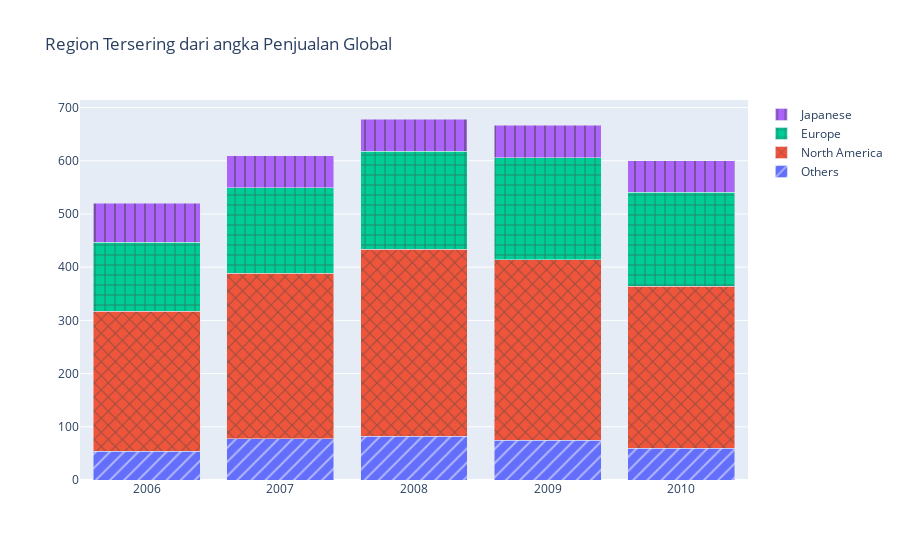

Write notebook code for a chart like this one.
### Code cell
df = df_yearsales_region

fig = go.Figure(go.Bar(x=df["Year"], y=df["Other_Sales"], name="Others"))

fig.add_trace(go.Bar(x=df["Year"], y=df["NA_Sales"], name="North America")),
fig.add_trace(go.Bar(x=df["Year"], y=df["EU_Sales"], name="Europe")),
fig.add_trace(go.Bar(x=df["Year"], y=df["JP_Sales"], name="Japanese")),


layout=dict(
    barcornerradius=15,
),

fig.update_traces(selector=dict(name="Others"), marker_pattern_shape="/",)
fig.update_traces(selector=dict(name="North America"), marker_pattern_shape="x",)
fig.update_traces(selector=dict(name="Europe"), marker_pattern_shape="+",)
fig.update_traces(selector=dict(name="Japanese"), marker_pattern_shape="|",)

fig.update_layout(
    title="Region Tersering dari angka Penjualan Global", 
    xaxis_title="", 
    yaxis_title=""
)

fig.update_layout(barmode='stack', xaxis={'categoryorder':'array', 'categoryarray':df["Year"]})
fig.show()

### Figure 1 — Plotly figure (JSON) as saved in the notebook; plotly's stock layout.template omitted (floating-point values rounded to 4 significant figures)
{"data": [{"marker": {"pattern": {"shape": "/"}}, "name": "Others", "type": "bar", "x": [2008, 2009, 2007, 2010, 2006], "y": [82.39, 74.77, 77.58, 59.9, 54.43]}, {"marker": {"pattern": {"shape": "x"}}, "name": "North America", "type": "bar", "x": [2008, 2009, 2007, 2010, 2006], "y": [351.4, 338.9, 311.2, 304.2, 263.1]}, {"marker": {"pattern": {"shape": "+"}}, "name": "Europe", "type": "bar", "x": [2008, 2009, 2007, 2010, 2006], "y": [184.4, 191.6, 160.2, 176.6, 129.2]}, {"marker": {"pattern": {"shape": "|"}}, "name": "Japanese", "type": "bar", "x": [2008, 2009, 2007, 2010, 2006], "y": [60.26, 61.89, 60.29, 59.49, 73.73]}], "layout": {"barmode": "stack", "title": {"text": "Region Tersering dari angka Penjualan Global"}, "xaxis": {"categoryarray": [2008, 2009, 2007, 2010, 2006], "categoryorder": "array", "title": {"text": ""}}, "yaxis": {"title": {"text": ""}}}}
